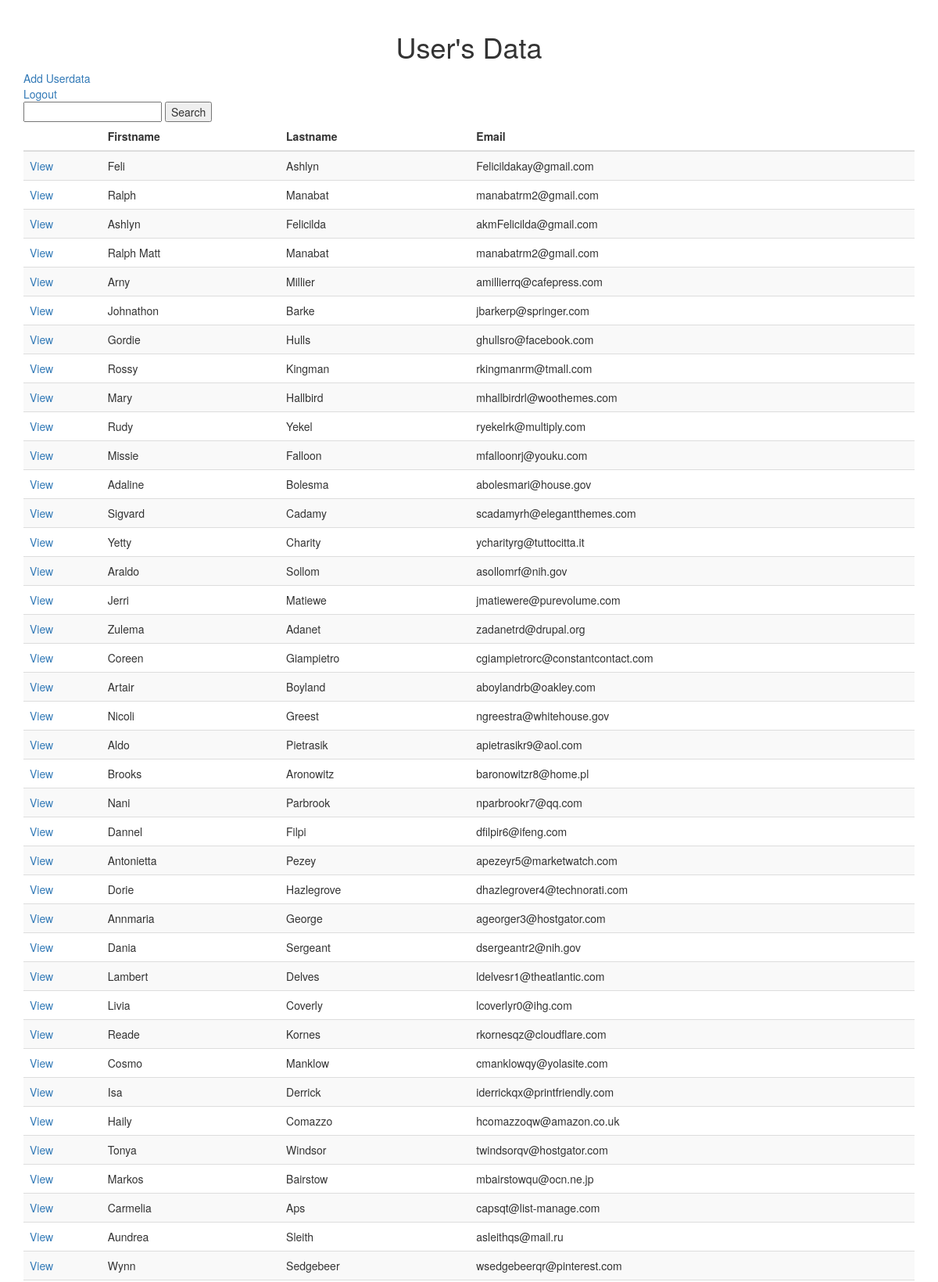
The page /admin/index.php (signed in, upper part) on the database its author committed.
### tables this page shows
CREATE TABLE `userdata` (
  `id` int(11) NOT NULL,
  `first_name` varchar(255) DEFAULT NULL,
  `last_name` varchar(255) DEFAULT NULL,
  `email` varchar(255) DEFAULT NULL,
  `gender` varchar(255) DEFAULT NULL,
  `ip_address` varchar(255) DEFAULT NULL
);

### admin/index.php (the view, shortened to what this page needs)
<?php
if(isset($_SESSION["user"])){
$con = connection();
$sql = "SELECT * FROM userdata order by id desc";
$user = $con->query($sql) or die($con->connect_error);
$row = $user->fetch_assoc();
} else header("location:login.php");
?>
<!DOCTYPE html>
<html lang="en">
<head>
    <link rel="stylesheet" href="https://maxcdn.bootstrapcdn.com/bootstrap/3.4.1/css/bootstrap.min.css">
    <link rel="stylesheet" href="css/style.css">
</head>
<body>
    <div class="container">
        <center><h1>User's Data</h1></center>
        <a href="Add.php">Add Userdata</a>
        <br>
        <?php if (isset($_SESSION["user"])){?>
<a href="logout.php">Logout</a>
        <?php }?>
        <form action="search.php" method="GET">
        <input type="text" name="search">
        <button type="submit">Search</button>
        </form>
    <table class="table table-striped">
<thead>
    <tr>
        <th></th>
        <th>Firstname</th>
        <th>Lastname</th>
        <th>Email</th>
    </tr>
</thead>
<tbody>
    <tr><?php do { ?>
        <td><a href="details.php ?ID=<?php echo $row["id"] ?>"> View </a></td>
        <td><?php echo $row["first_name"]?></td>
        <td><?php echo $row["last_name"]?></td>
        <td><?php echo $row["email"] ?></td>
    </tr><?php } while ($row = $user->fetch_assoc())  ?>
</tbody>
    </table>
    </div>
</body>
</html>

### admin/css/style.css (style rules this page uses)
.container { padding-top: 20px; }

### rows shown on the page
userdata: first_name "Feli", last_name "Ashlyn", email "Felicildakay@gmail.com"
userdata: first_name "Ralph", last_name "Manabat", email "manabatrm2@gmail.com"
userdata: first_name "Ashlyn", last_name "Felicilda", email "akmFelicilda@gmail.com"
userdata: first_name "Ralph Matt", last_name "Manabat", email "manabatrm2@gmail.com"
userdata: first_name "Arny", last_name "Millier", email "amillierrq@cafepress.com"
userdata: first_name "Johnathon", last_name "Barke", email "jbarkerp@springer.com"
userdata: first_name "Gordie", last_name "Hulls", email "ghullsro@facebook.com"
userdata: first_name "Rossy", last_name "Kingman", email "rkingmanrm@tmall.com"
userdata: first_name "Mary", last_name "Hallbird", email "mhallbirdrl@woothemes.com"
userdata: first_name "Rudy", last_name "Yekel", email "ryekelrk@multiply.com"
userdata: first_name "Missie", last_name "Falloon", email "mfalloonrj@youku.com"
userdata: first_name "Adaline", last_name "Bolesma", email "abolesmari@house.gov"
userdata: first_name "Sigvard", last_name "Cadamy", email "scadamyrh@elegantthemes.com"
userdata: first_name "Yetty", last_name "Charity", email "ycharityrg@tuttocitta.it"
userdata: first_name "Araldo", last_name "Sollom", email "asollomrf@nih.gov"
userdata: first_name "Jerri", last_name "Matiewe", email "jmatiewere@purevolume.com"
userdata: first_name "Zulema", last_name "Adanet", email "zadanetrd@drupal.org"
userdata: first_name "Coreen", last_name "Giampietro", email "cgiampietrorc@constantcontact.com"
userdata: first_name "Artair", last_name "Boyland", email "aboylandrb@oakley.com"
userdata: first_name "Nicoli", last_name "Greest", email "ngreestra@whitehouse.gov"
userdata: first_name "Aldo", last_name "Pietrasik", email "apietrasikr9@aol.com"
userdata: first_name "Brooks", last_name "Aronowitz", email "baronowitzr8@home.pl"
userdata: first_name "Nani", last_name "Parbrook", email "nparbrookr7@qq.com"
userdata: first_name "Dannel", last_name "Filpi", email "dfilpir6@ifeng.com"
userdata: first_name "Antonietta", last_name "Pezey", email "apezeyr5@marketwatch.com"
userdata: first_name "Dorie", last_name "Hazlegrove", email "dhazlegrover4@technorati.com"
userdata: first_name "Annmaria", last_name "George", email "ageorger3@hostgator.com"
userdata: first_name "Dania", last_name "Sergeant", email "dsergeantr2@nih.gov"
userdata: first_name "Lambert", last_name "Delves", email "ldelvesr1@theatlantic.com"
userdata: first_name "Livia", last_name "Coverly", email "lcoverlyr0@ihg.com"
userdata: first_name "Reade", last_name "Kornes", email "rkornesqz@cloudflare.com"
userdata: first_name "Cosmo", last_name "Manklow", email "cmanklowqy@yolasite.com"
userdata: first_name "Isa", last_name "Derrick", email "iderrickqx@printfriendly.com"
userdata: first_name "Haily", last_name "Comazzo", email "hcomazzoqw@amazon.co.uk"
userdata: first_name "Tonya", last_name "Windsor", email "twindsorqv@hostgator.com"
userdata: first_name "Markos", last_name "Bairstow", email "mbairstowqu@ocn.ne.jp"
userdata: first_name "Carmelia", last_name "Aps", email "capsqt@list-manage.com"
userdata: first_name "Aundrea", last_name "Sleith", email "asleithqs@mail.ru"
userdata: first_name "Wynn", last_name "Sedgebeer", email "wsedgebeerqr@pinterest.com"
